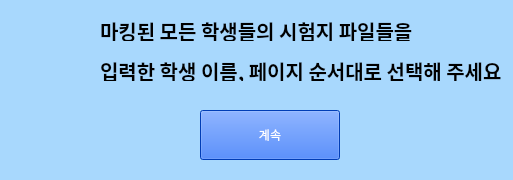
<?xml version="1.0" encoding="UTF-8"?>
<ui version="4.0">
 <class>Form</class>
 <widget class="QWidget" name="Form">
  <property name="geometry">
   <rect>
    <x>0</x>
    <y>0</y>
    <width>513</width>
    <height>180</height>
   </rect>
  </property>
  <property name="windowTitle">
   <string>Form</string>
  </property>
  <property name="styleSheet">
   <string notr="true">background: #a8d8fd</string>
  </property>
  <widget class="QLabel" name="label">
   <property name="geometry">
    <rect>
     <x>20</x>
     <y>10</y>
     <width>61</width>
     <height>81</height>
    </rect>
   </property>
   <property name="text">
    <string/>
   </property>
   <property name="pixmap">
    <pixmap>../../../../Desktop/icon.png</pixmap>
   </property>
  </widget>
  <widget class="QLabel" name="nameGuideLabel_1">
   <property name="geometry">
    <rect>
     <x>100</x>
     <y>20</y>
     <width>391</width>
     <height>21</height>
    </rect>
   </property>
   <property name="font">
    <font>
     <family>나눔스퀘어 Bold</family>
     <pointsize>15</pointsize>
     <weight>75</weight>
     <bold>true</bold>
    </font>
   </property>
   <property name="text">
    <string>마킹된 모든 학생들의 시험지 파일들을</string>
   </property>
  </widget>
  <widget class="QLabel" name="nameGuideLabel_2">
   <property name="geometry">
    <rect>
     <x>100</x>
     <y>60</y>
     <width>401</width>
     <height>21</height>
    </rect>
   </property>
   <property name="font">
    <font>
     <family>나눔스퀘어 Bold</family>
     <pointsize>15</pointsize>
     <weight>75</weight>
     <bold>true</bold>
    </font>
   </property>
   <property name="text">
    <string>입력한 학생 이름, 페이지 순서대로 선택해 주세요</string>
   </property>
  </widget>
  <widget class="QPushButton" name="confirmButton">
   <property name="geometry">
    <rect>
     <x>200</x>
     <y>110</y>
     <width>140</width>
     <height>50</height>
    </rect>
   </property>
   <property name="sizePolicy">
    <sizepolicy hsizetype="Fixed" vsizetype="Fixed">
     <horstretch>0</horstretch>
     <verstretch>0</verstretch>
    </sizepolicy>
   </property>
   <property name="minimumSize">
    <size>
     <width>140</width>
     <height>50</height>
    </size>
   </property>
   <property name="styleSheet">
    <string notr="true">font: 81 24pt &quot;나눔스퀘어 ExtraBold&quot;;
color: rgb(255, 255, 255);
background-color: rgb(0, 85, 255);</string>
   </property>
   <property name="text">
    <string>계속</string>
   </property>
  </widget>
 </widget>
 <resources/>
 <connections/>
</ui>
